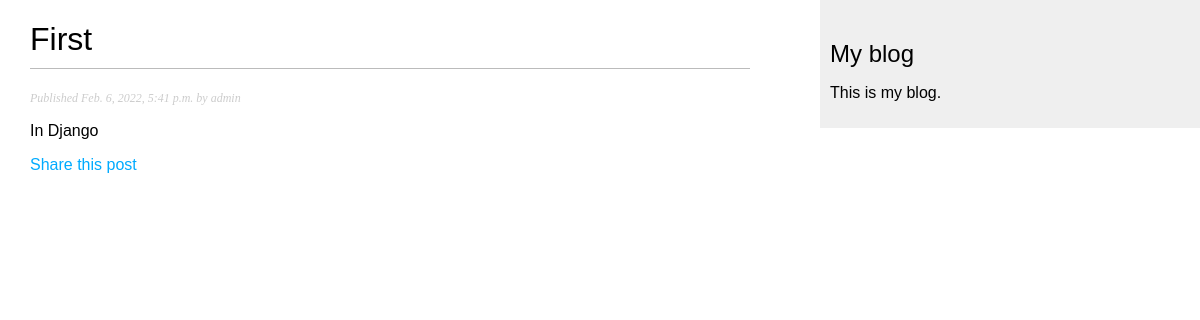
The page /blog/2022/2/6/step on the database its author committed.
### blog/models.py (models this page shows, shortened)
class Post(models.Model):
	STATUS_CHOICES = (
		('draft', 'Draft'),
		('published', 'Published')
	)
	title = models.CharField(max_length=255)
	slug = models.SlugField(max_length=250, unique_for_date='publish')
	author = models.ForeignKey(
		User,
		on_delete=models.CASCADE,
		related_name='blog_posts'
	)
	body = models.TextField()
	publish = models.DateTimeField(default=timezone.now)
	created = models.DateTimeField(auto_now_add=True)
	updated = models.DateTimeField(auto_now=True)
	status = models.CharField(
		max_length=10,
		choices=STATUS_CHOICES,
		default='draft'
	)
	objects = models.Manager()
	published = PublishedManager()
	class Meta:
		ordering = ('-publish',)

### blog/views.py (the view)
# urls.py: path('<int:year>/<int:month>/<int:day>/<slug:post>', views.post_detail,
def post_detail(request, year, month, day, post):
	post = get_object_or_404(
		Post,
		slug=post,
		status='published',
		publish__year=year,
		publish__month=month,
		publish__day=day
	)
	return render(request, 'blog/post/detail.html', {'post': post})

### blog/templates/blog/post/detail.html (shortened to what this page needs)
{% extends "blog/base.html" %}
{% block content %}
    <h1>{{ post.title }}</h1>
    <p class="date">
        Published {{ post.publish }} by {{ post.author }}
    </p>
    {{ post.body|linebreaks }}
    <p>
        <a href="{% url 'blog:post_share' post.id %}">
        Share this post
        </a>
    </p>
{% endblock %}

### blog/static/css/blog.css (style rules this page uses)
body { margin:0; padding:0; font-family:helvetica, sans-serif; }
a { color:#00abff; text-decoration:none; }
h1 { font-weight:normal; border-bottom:1px solid #bbb; padding:0 0 10px 0; }
p.date { color:#ccc; font-family: georgia, serif; font-size: 12px; font-style: italic; }

### rows shown on the page
Post: title "First", publish "Feb. 6, 2022, 5:41 p.m.", author "admin", body "In Django"
